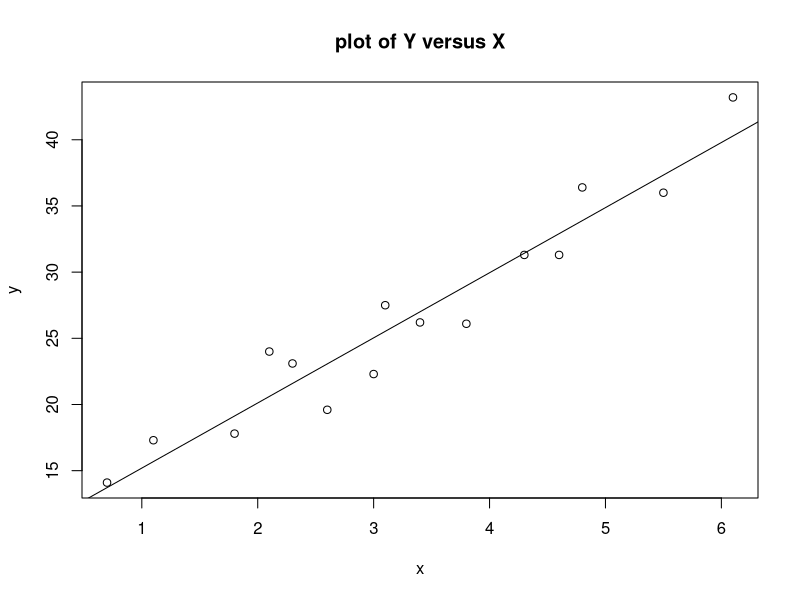

The R script that drew this image: (Note: this script raises an error after producing the figure.)
#1 

x<-c(3.4,1.8,4.6,2.3,3.1,5.5,0.7,3.0,2.6,4.3,2.1,1.1,6.1,4.8,
        3.8)
y<-c(26.2,17.8,31.3,23.1,27.5,36.0,14.1,22.3,19.6,31.3,24.0,
     17.3,43.2,36.4,26.1)
plot(x,y, main = "plot of Y versus X")
fire<-lm(y~x)
abline(fire)
summary(fire) 

#2
#this generates 100 evenly spaces values between 
#the min and max of x , useful for smooth plotting 
newx <- seq(min(x), max(x), length.out =100)
print(newx)

#3
#computes a 90& confidence interval for predictions
preds <-predict(fire, newdata = data.frame(x=newx), interval = 'confidence')
head(preds)

preds90 <- predict(fire, newdata = data.frame(x=newx), interval = 'confidence', level = 0.90)
head(pred90)

#4
#gives predictio intervals which are wider than 
#confidence intervals since they account for future variability
preds1<- predict(fire, newdata = data.frame(x=newx), interval = 'prediction')
head(preds1)

preds190 <-predict(fire, newdata = data.frame(x=newx), interval = 'prediction', level = 0.90)
head(preds190)

#5 to do with above 

#6 
plot(x,y,main = 'Plot of Y versus X')
abline(fire) 
lines(newx, preds[ ,3], lty = 'dashed', col='blue') #plots upper CI 
lines(newx, preds[ ,2], lty = 'dashed', col='blue')#plots lower CI 
lines(newx, preds[ ,3], lty = 'dashed', col='red')#plots the upper PI 
lines(newx, preds[ ,2], lty = 'dashed', col='red')#plots the lower PI 



